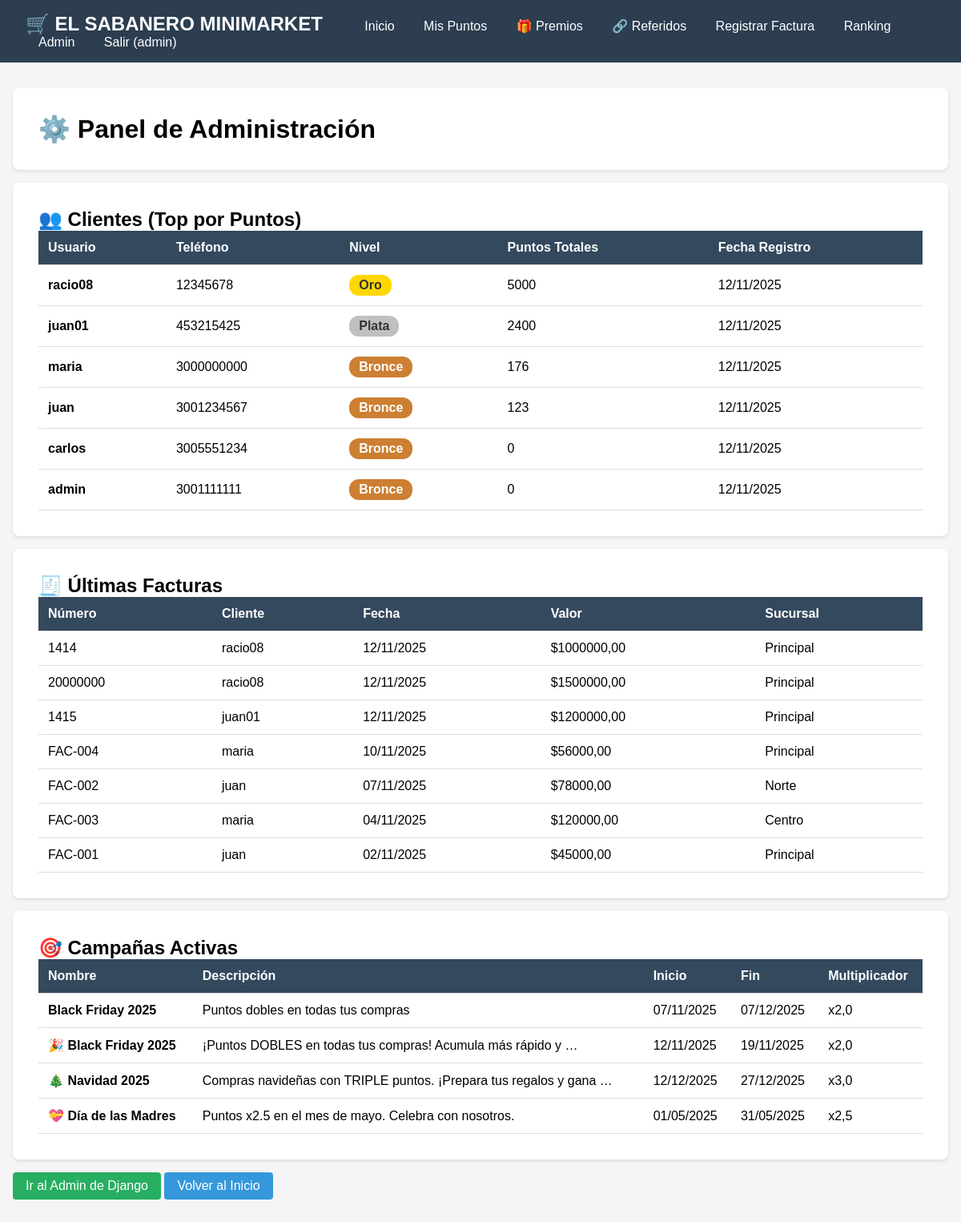
The page /panel/ (signed in) on the database its author committed.
### clientes/models.py (models this page shows, shortened)
class Cliente(models.Model):
    TIPO_DOCUMENTO_CHOICES = [
        ('CC', 'Cédula de Ciudadanía'),
        ('CE', 'Cédula de Extranjería'),
        ('TI', 'Tarjeta de Identidad'),
        ('PA', 'Pasaporte'),
        ('NIT', 'NIT'),
    ]
    GENERO_CHOICES = [
        ('M', 'Masculino'),
        ('F', 'Femenino'),
        ('O', 'Otro'),
        ('N', 'Prefiero no decir'),
    ]
    user = models.OneToOneField(User, on_delete=models.CASCADE)
    tipo_documento = models.CharField(max_length=3, choices=TIPO_DOCUMENTO_CHOICES, default='CC')
    numero_documento = models.CharField(max_length=20, unique=True)
    fecha_nacimiento = models.DateField(null=True, blank=True)
    genero = models.CharField(max_length=1, choices=GENERO_CHOICES, blank=True)
    telefono = models.CharField(max_length=20)
    telefono_alternativo = models.CharField(max_length=20, blank=True)
    email_alternativo = models.EmailField(blank=True)
    direccion = models.CharField(max_length=255, default='Sin especificar')
    barrio = models.CharField(max_length=100, blank=True)
    ciudad = models.CharField(max_length=100, default='Bogotá')
    departamento = models.CharField(max_length=100, default='Cundinamarca')
    codigo_postal = models.CharField(max_length=10, blank=True)
    nivel = models.CharField(max_length=10, default='Bronce')
    fecha_registro = models.DateTimeField(auto_now_add=True)
    activo = models.BooleanField(default=True)
    acepta_promociones = models.BooleanField(default=True)
    acepta_notificaciones = models.BooleanField(default=True)
    codigo_referido = models.CharField(max_length=10, unique=True, blank=True, null=True)
    referido_por = models.ForeignKey('self', on_delete=models.SET_NULL, null=True, blank=True, related_name='mis_referidos')
    notas = models.TextField(blank=True)
    class Meta:
        ordering = ['-fecha_registro']
        verbose_name = 'Cliente'
        verbose_name_plural = 'Clientes'

class Factura(models.Model):
    cliente = models.ForeignKey(Cliente, on_delete=models.CASCADE)
    numero_factura = models.CharField(max_length=50)
    fecha_compra = models.DateField()
    valor_total = models.DecimalField(max_digits=10, decimal_places=2)
    sucursal = models.CharField(max_length=100)
    registrada = models.BooleanField(default=False)

class Campana(models.Model):
    nombre = models.CharField(max_length=100)
    descripcion = models.TextField()
    fecha_inicio = models.DateField()
    fecha_fin = models.DateField()
    multiplicador_puntos = models.FloatField(default=1.0)

### clientes/views.py (the view)
# urls.py: path('panel/', views.panel_admin, name='panel_admin'),
@login_required
def panel_admin(request):
    if not request.user.is_staff:
        messages.error(request, "No tienes permisos para acceder a esta página.")
        return redirect('clientes:home')
    clientes = Cliente.objects.annotate(puntos=Sum('punto__puntos_obtenidos')).order_by('-puntos')
    facturas = Factura.objects.select_related('cliente').order_by('-fecha_compra')[:10]
    campanas = Campana.objects.all()
    return render(request, 'clientes/admin/panel.html', {
        'clientes': clientes,
        'facturas': facturas,
        'campanas': campanas
    })

### clientes/templates/clientes/admin/panel.html (shortened to what this page needs)
{% extends 'clientes/base.html' %}
{% block content %}
<div class="card">
    <h1>⚙️ Panel de Administración</h1>
</div>
<div class="card">
    <h2>👥 Clientes (Top por Puntos)</h2>
    <table>
        <thead>
            <tr>
                <th>Usuario</th>
                <th>Teléfono</th>
                <th>Nivel</th>
                <th>Puntos Totales</th>
                <th>Fecha Registro</th>
            </tr>
        </thead>
        <tbody>
            {% for cliente in clientes %}
            <tr>
                <td><strong>{{ cliente.user.username }}</strong></td>
                <td>{{ cliente.telefono }}</td>
                <td><span class="nivel nivel-{{ cliente.nivel|lower }}">{{ cliente.nivel }}</span></td>
                <td>{{ cliente.puntos|default:0 }}</td>
                <td>{{ cliente.fecha_registro|date:"d/m/Y" }}</td>
            </tr>
            {% empty %}
            <tr><td colspan="5" style="text-align: center;">No hay clientes registrados</td></tr>
            {% endfor %}
        </tbody>
    </table>
</div>
<div class="card">
    <h2>🧾 Últimas Facturas</h2>
    <table>
        <thead>
            <tr>
                <th>Número</th>
                <th>Cliente</th>
                <th>Fecha</th>
                <th>Valor</th>
                <th>Sucursal</th>
            </tr>
        </thead>
        <tbody>
            {% for factura in facturas %}
            <tr>
                <td>{{ factura.numero_factura }}</td>
                <td>{{ factura.cliente.user.username }}</td>
                <td>{{ factura.fecha_compra|date:"d/m/Y" }}</td>
                <td>${{ factura.valor_total|floatformat:2 }}</td>
                <td>{{ factura.sucursal }}</td>
            </tr>
            {% empty %}
            <tr><td colspan="5" style="text-align: center;">No hay facturas registradas</td></tr>
            {% endfor %}
        </tbody>
    </table>
</div>
<div class="card">
    <h2>🎯 Campañas Activas</h2>
    <table>
        <thead>
            <tr>
                <th>Nombre</th>
                <th>Descripción</th>
                <th>Inicio</th>
                <th>Fin</th>
                <th>Multiplicador</th>
            </tr>
        </thead>
        <tbody>
            {% for campana in campanas %}
            <tr>
                <td><strong>{{ campana.nombre }}</strong></td>
                <td>{{ campana.descripcion|truncatewords:10 }}</td>
                <td>{{ campana.fecha_inicio|date:"d/m/Y" }}</td>
                <td>{{ campana.fecha_fin|date:"d/m/Y" }}</td>
                <td>x{{ campana.multiplicador_puntos }}</td>
            </tr>
            {% empty %}
            <tr><td colspan="5" style="text-align: center;">No hay campañas configuradas</td></tr>
            {% endfor %}
        </tbody>
    </table>
</div>
<div style="margin-top: 1rem;">
    <a href="{% url 'admin:index' %}" class="btn btn-success">Ir al Admin de Django</a>
    <a href="{% url 'clientes:home' %}" class="btn">Volver al Inicio</a>
</div>
{% endblock %}

### clientes/templates/clientes/base.html (shortened to what this page needs)
<!DOCTYPE html>
<html lang="es">
<head>
</head>
<body>
    <nav>
        <h1>🛒 EL SABANERO MINIMARKET</h1>
        <a href="{% url 'clientes:home' %}">Inicio</a>
        {% if user.is_authenticated %}
            <a href="{% url 'clientes:ver_puntos' %}">Mis Puntos</a>
            <a href="{% url 'clientes:catalogo_premios' %}">🎁 Premios</a>
            <a href="{% url 'clientes:mis_referidos' %}">🔗 Referidos</a>
            <a href="{% url 'clientes:registrar_factura' %}">Registrar Factura</a>
            <a href="{% url 'clientes:ranking' %}">Ranking</a>
            {% if user.is_staff %}
                <a href="{% url 'clientes:panel_admin' %}">Admin</a>
            {% endif %}
            <a href="{% url 'clientes:salir' %}">Salir ({{ user.username }})</a>
        {% else %}
            <a href="{% url 'clientes:registro' %}">Registrarse</a>
            <a href="{% url 'admin:login' %}">Iniciar Sesión</a>
        {% endif %}
    </nav>
    <div class="container">
        {% block content %}{% endblock %}
    </div>
</body>
</html>

### clientes/templates/clientes/base.html (style rules this page uses)
* { margin: 0; padding: 0; box-sizing: border-box; }
body { font-family: Arial, sans-serif; background: #f5f5f5; }
nav { background: #2c3e50; color: white; padding: 1rem 2rem; }
nav h1 { display: inline-block; margin-right: 2rem; }
nav a { color: white; text-decoration: none; margin: 0 1rem; }
.container { max-width: 1200px; margin: 2rem auto; padding: 0 1rem; }
.card { background: white; border-radius: 8px; padding: 2rem; margin: 1rem 0; box-shadow: 0 2px 4px rgba(0,0,0,0.1); }
.btn { display: inline-block; padding: 0.5rem 1rem; background: #3498db; color: white; text-decoration: none; border-radius: 4px; border: none; cursor: pointer; }
.btn-success { background: #27ae60; }
table { width: 100%; border-collapse: collapse; }
table th, table td { padding: 0.75rem; text-align: left; border-bottom: 1px solid #ddd; }
table th { background: #34495e; color: white; }
.nivel { display: inline-block; padding: 0.25rem 0.75rem; border-radius: 12px; font-weight: bold; }
.nivel-bronce { background: #cd7f32; color: white; }
.nivel-plata { background: #c0c0c0; color: #333; }
.nivel-oro { background: #ffd700; color: #333; }

### rows shown on the page
Cliente: user.username "racio08", telefono "12345678", nivel "Oro", puntos "5000", fecha_registro "12/11/2025"
Cliente: user.username "juan01", telefono "453215425", nivel "Plata", puntos "2400", fecha_registro "12/11/2025"
Cliente: user.username "maria", telefono "3000000000", nivel "Bronce", puntos "176", fecha_registro "12/11/2025"
Cliente: user.username "juan", telefono "3001234567", nivel "Bronce", puntos "123", fecha_registro "12/11/2025"
Cliente: user.username "carlos", telefono "3005551234", nivel "Bronce", puntos "0", fecha_registro "12/11/2025"
Cliente: user.username "admin", telefono "3001111111", nivel "Bronce", puntos "0", fecha_registro "12/11/2025"
Factura: numero_factura "1414", cliente.user.username "racio08", fecha_compra "12/11/2025", valor_total "1000000,00", sucursal "Principal"
Factura: numero_factura "20000000", cliente.user.username "racio08", fecha_compra "12/11/2025", valor_total "1500000,00", sucursal "Principal"
Factura: numero_factura "1415", cliente.user.username "juan01", fecha_compra "12/11/2025", valor_total "1200000,00", sucursal "Principal"
Factura: numero_factura "FAC-004", cliente.user.username "maria", fecha_compra "10/11/2025", valor_total "56000,00", sucursal "Principal"
Factura: numero_factura "FAC-002", cliente.user.username "juan", fecha_compra "07/11/2025", valor_total "78000,00", sucursal "Norte"
Factura: numero_factura "FAC-003", cliente.user.username "maria", fecha_compra "04/11/2025", valor_total "120000,00", sucursal "Centro"
Factura: numero_factura "FAC-001", cliente.user.username "juan", fecha_compra "02/11/2025", valor_total "45000,00", sucursal "Principal"
Campana: nombre "Black Friday 2025", descripcion "Puntos dobles en todas tus compras", fecha_inicio "07/11/2025", fecha_fin "07/12/2025", multiplicador_puntos "2,0"
Campana: nombre "🎉 Black Friday 2025", descripcion "¡Puntos DOBLES en todas tus compras! Acumula más rápido y …", fecha_inicio "12/11/2025", fecha_fin "19/11/2025", multiplicador_puntos "2,0"
Campana: nombre "🎄 Navidad 2025", descripcion "Compras navideñas con TRIPLE puntos. ¡Prepara tus regalos y gana …", fecha_inicio "12/12/2025", fecha_fin "27/12/2025", multiplicador_puntos "3,0"
Campana: nombre "💝 Día de las Madres", descripcion "Puntos x2.5 en el mes de mayo. Celebra con nosotros.", fecha_inicio "01/05/2025", fecha_fin "31/05/2025", multiplicador_puntos "2,5"

### other values the page prints
{{ user.username }} "admin"
